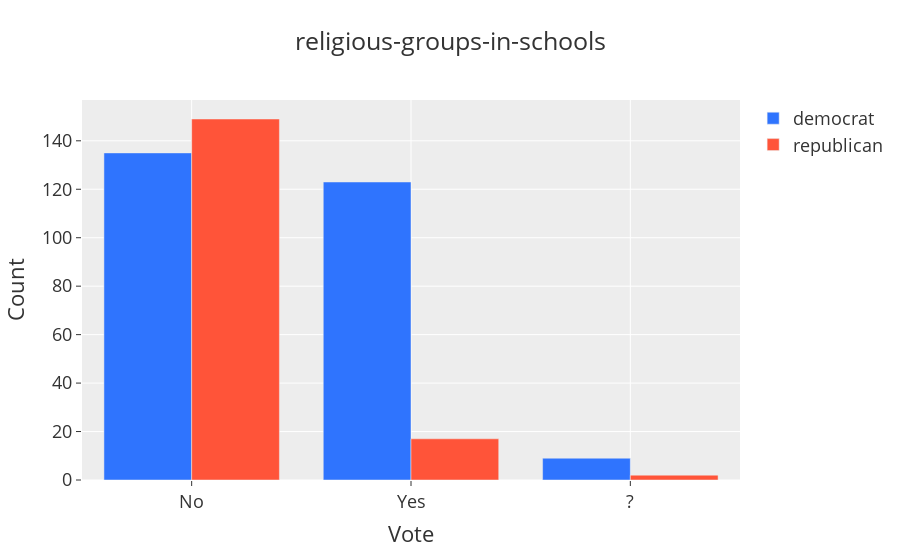

Notebook code for this chart:
### Code cell
plot_votes('religious-groups-in-schools')

### Figure 1 — Plotly figure (JSON) as saved in the notebook; plotly's stock layout.template omitted (floating-point values rounded to 4 significant figures)
{"data": [{"marker": {"color": "#2F74FE"}, "name": "democrat", "type": "bar", "x": ["No", "Yes", "?"], "y": [135, 123, 9]}, {"marker": {"color": "#FF5439"}, "name": "republican", "type": "bar", "x": ["No", "Yes", "?"], "y": [149, 17, 2]}], "layout": {"autosize": true, "barmode": "group", "font": {"size": 18}, "title": {"text": "religious-groups-in-schools"}, "xaxis": {"autorange": true, "range": [-0.5, 2.5], "title": {"text": "Vote"}, "type": "category"}, "yaxis": {"autorange": true, "range": [0, 156.8], "title": {"text": "Count"}, "type": "linear"}}}
